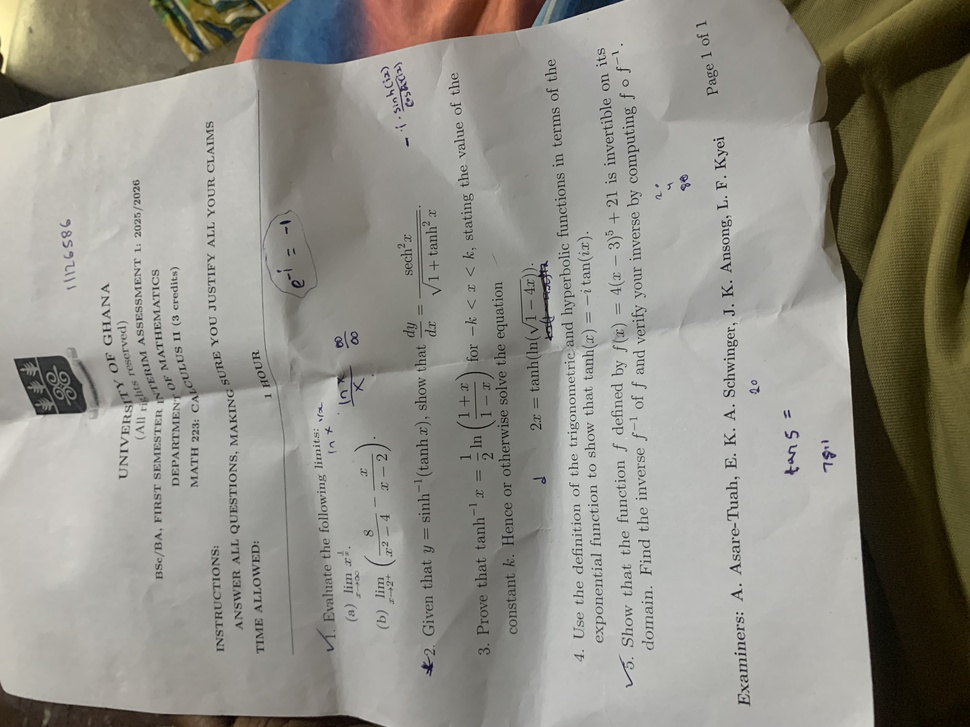
#> input picture images/IA1.jpeg, 970 x 727 px, shrunk from 4032 x 3024 before the run; its folder holds only this picture in this run
$ jupyter execute HISTOGRAM_PROCESING.ipynb
#> lines starting #> are read from the running program, lines starting #| are printed output that depends on the picture
# Histogram Processing in Image Processing

This notebook is a complete, practical guide to histogram processing.
You will learn what histograms are, how to compute and interpret them,
and how to use them to improve image quality.

## What you will learn
1. Histogram basics (grayscale and color)
2. Normalized histogram and CDF
3. Intensity transforms (brightness, contrast, gamma)
4. Contrast stretching
5. Global histogram equalization
6. Adaptive histogram equalization (simple CLAHE idea)
7. Histogram matching (specification)
8. Otsu thresholding from histogram
9. 2D color histograms
10. A practical enhancement workflow

All code is written step by step with explanations.

## How to use this notebook

- Run cells from top to bottom.
- If you have images in `images/`, the notebook will use them.
- If no image is found, synthetic demo images will be generated automatically.
- Read the markdown before each code block, then run and inspect the plots.

[cell 1]
from pathlib import Path #this will help us to read the image from the path and also to save the processed image in the same path with a different name
import numpy as np #this will help us to perform mathematical operations on the image and also to create histograms
import matplotlib.pyplot as plt #this will help us to visualize the histograms and also to display the images
from PIL import Image #this will help us to read the image and also to save the processed image
from matplotlib.colors import rgb_to_hsv, hsv_to_rgb
#this will help us to convert the image from RGB to HSV and also from HSV to RGB

plt.style.use("seaborn-v0_8-whitegrid")
#this will help us to set the style of the plots to seaborn whitegrid
np.random.seed(7)#this will help us to set the random seed to 7 for reproducibility

[cell 2]
PROJECT_ROOT = Path.cwd() #this will help us to set the project root directory to the current working directory
IMAGE_DIR = PROJECT_ROOT / "images" #this will help us to set the image directory to the "images" folder in the project root directory
SUPPORTED_EXTS = {".png", ".jpg", ".jpeg", ".bmp", ".tif", ".tiff"}#this will help us to define the supported image file extensions

def list_image_files(image_dir=IMAGE_DIR):#this function will help us to list all the image files in the given image directory and also to filter out the files that are not images based on the supported file extensions
    if not image_dir.exists():
        return []
    return sorted(
        [p for p in image_dir.iterdir() if p.is_file() and p.suffix.lower() in SUPPORTED_EXTS]
    )

def load_rgb(path):
    return np.array(Image.open(path).convert("RGB"))
#> returned value is the input picture: shape (727, 970, 3); mean R, G, B 145.2, 142.9, 134.3

def rgb_to_gray(rgb):
    r = rgb[..., 0].astype(np.float32)
    g = rgb[..., 1].astype(np.float32)
    b = rgb[..., 2].astype(np.float32)
    gray = 0.299 * r + 0.587 * g + 0.114 * b
    return np.clip(gray, 0, 255).astype(np.uint8)
#> returned value: shape (727, 970)

def compute_histogram(gray):
    return np.bincount(gray.ravel(), minlength=256)

def normalized_histogram(gray):
    hist = compute_histogram(gray).astype(np.float64)
    return hist / hist.sum()

# [5 lines left out: function cdf_from_hist, not called in this run]

def show_image(img, title="", cmap=None, vmin=None, vmax=None):
    plt.figure(figsize=(6, 4))
    plt.imshow(img, cmap=cmap, vmin=vmin, vmax=vmax)
    plt.title(title)
    plt.axis("off")
    plt.tight_layout()
    plt.show()

def show_gray_with_hist(gray, title=""):
#> called with title = 'Sample Grayscale + Histogram'
    hist = compute_histogram(gray)
#> hist = 256 values, max 15547 at index 186, min 0 at index 0, mean 2754.6
    fig, ax = plt.subplots(1, 2, figsize=(12, 4))
    ax[0].imshow(gray, cmap="gray", vmin=0, vmax=255)
    ax[0].set_title(title if title else "Grayscale image")
    ax[0].axis("off")

    ax[1].plot(hist, color="black", linewidth=1.8)
    ax[1].set_title("Histogram")
    ax[1].set_xlabel("Intensity (0-255)")
    ax[1].set_ylabel("Pixel count")
    ax[1].set_xlim(0, 255)

    plt.tight_layout()
    plt.show()

## Load a sample image

This cell picks an image from `images/`. If no image exists, it builds a synthetic image so all later cells still work.

[cell 3]
image_files = list_image_files()

if image_files:
    sample_path = image_files[0]
    sample_rgb = load_rgb(sample_path)
    sample_gray = rgb_to_gray(sample_rgb)
    print(f"Using image: {sample_path}")
else:
    sample_path = None
    # Synthetic fallback image: horizontal gradient with a bright square
    g = np.tile(np.arange(256, dtype=np.uint8), (256, 1))
    synthetic = g.copy()
    synthetic[80:176, 80:176] = 220
    sample_gray = synthetic
    sample_rgb = np.dstack([sample_gray] * 3)
    print("No image file found in ./images. Using synthetic image.")

show_image(sample_rgb, "Sample RGB Image")
show_gray_with_hist(sample_gray, "Sample Grayscale + Histogram")

## 1) Histogram Basics

A grayscale histogram is a frequency count of intensity values:
- `x` axis: intensity level (0 = black, 255 = white)
- `y` axis: number of pixels at that level

How to read shape quickly:
- Left-heavy histogram: dark image
- Right-heavy histogram: bright image
- Narrow center peak: low contrast
- Wide spread: high contrast
- Two major peaks: bimodal intensity distribution

[cell 4]
gradient = np.tile(np.arange(256, dtype=np.uint8), (120, 1))
dark = np.clip(gradient.astype(np.int16) - 60, 0, 255).astype(np.uint8)
bright = np.clip(gradient.astype(np.int16) + 60, 0, 255).astype(np.uint8)
low_contrast = np.clip((gradient.astype(np.float32) - 128) * 0.45 + 128, 0, 255).astype(np.uint8)
bimodal = np.zeros((120, 256), dtype=np.uint8)
bimodal[:, :128] = 45
bimodal[:, 128:] = 205

examples = [
    ("Gradient (uniform spread)", gradient),
    ("Dark image", dark),
    ("Bright image", bright),
    ("Low contrast image", low_contrast),
    ("Bimodal image", bimodal),
]

fig, axes = plt.subplots(len(examples), 2, figsize=(12, 16))
for i, (name, img) in enumerate(examples):
    hist = compute_histogram(img)
    axes[i, 0].imshow(img, cmap="gray", vmin=0, vmax=255)
    axes[i, 0].set_title(name)
    axes[i, 0].axis("off")

    axes[i, 1].plot(hist, color="black")
    axes[i, 1].set_xlim(0, 255)
    axes[i, 1].set_title(f"{name} Histogram")
    axes[i, 1].set_xlabel("Intensity")
    axes[i, 1].set_ylabel("Count")

plt.tight_layout()
plt.show()

## 2) Compute Histogram Manually

A histogram is simple counting.
This helps you understand that every advanced method starts with a basic count of pixel values.

[cell 5]
def histogram_manual(gray):
    hist = np.zeros(256, dtype=np.int64)
    flat = gray.ravel()
    for value in flat:
        hist[int(value)] += 1
#> this loop made 705190 passes
#> value on passes 1 to 3: 230, 229, 229
    return hist

manual_hist = histogram_manual(sample_gray)
#> manual_hist has the same summary as hist in show_gray_with_hist
fast_hist = compute_histogram(sample_gray)
#> fast_hist has the same summary as hist in show_gray_with_hist

print("Manual and np.bincount are equal:", np.array_equal(manual_hist, fast_hist))
#| Manual and np.bincount are equal: True
print("Total pixels:", sample_gray.size)
#| Total pixels: 705190
print("Histogram sum:", fast_hist.sum())
#| Histogram sum: 705190

plt.figure(figsize=(10, 4))
plt.plot(fast_hist, label="np.bincount", linewidth=2)
plt.plot(manual_hist, "--", label="manual", linewidth=1)
plt.xlim(0, 255)
plt.xlabel("Intensity")
plt.ylabel("Count")
plt.title("Manual vs Vectorized Histogram")
plt.legend()
plt.tight_layout()
plt.show()

## 3) Normalized Histogram (PDF) and CDF

- **PDF** (probability density function): histogram divided by total pixel count.
- **CDF** (cumulative distribution function): running sum of the PDF.

CDF is central to equalization and histogram matching.

[cell 6]
hist = compute_histogram(sample_gray).astype(np.float64)
pdf = hist / hist.sum()
#> pdf = 256 values, max 0.022 at index 186, min 0 at index 0, mean 0.00391
cdf = np.cumsum(pdf)
#> cdf = 256 values from 0 to 1

fig, ax = plt.subplots(1, 2, figsize=(12, 4))
ax[0].plot(pdf, color="tab:blue")
ax[0].set_title("Normalized Histogram (PDF)")
ax[0].set_xlabel("Intensity")
ax[0].set_ylabel("Probability")
ax[0].set_xlim(0, 255)

ax[1].plot(cdf, color="tab:green")
ax[1].set_title("Cumulative Distribution Function (CDF)")
ax[1].set_xlabel("Intensity")
ax[1].set_ylabel("Cumulative probability")
ax[1].set_xlim(0, 255)
ax[1].set_ylim(0, 1.01)

plt.tight_layout()
plt.show()

print(f"CDF first value: {cdf[0]:.4f}")
#| CDF first value: 0.0000
print(f"CDF last value : {cdf[-1]:.4f} (should be 1.0)")
#| CDF last value : 1.0000 (should be 1.0)

## 4) Intensity Transforms

Histogram shape changes when you transform pixel intensities.
Common transforms:
- Brightness shift
- Contrast scaling
- Gamma correction (non-linear)

[cell 7]
def adjust_brightness(gray, delta):
#> called with delta = 35
    return np.clip(gray.astype(np.int16) + delta, 0, 255).astype(np.uint8)

def adjust_contrast(gray, factor, midpoint=128):
#> called with factor = 1.5, midpoint = 128
    transformed = (gray.astype(np.float32) - midpoint) * factor + midpoint
    return np.clip(transformed, 0, 255).astype(np.uint8)

def gamma_correction(gray, gamma):
#> called with gamma = 0.6
    x = gray.astype(np.float32) / 255.0
    y = np.power(x, gamma)
    return np.clip(y * 255.0, 0, 255).astype(np.uint8)

brighter = adjust_brightness(sample_gray, 35)
higher_contrast = adjust_contrast(sample_gray, 1.5)
gamma_light = gamma_correction(sample_gray, 0.6)
gamma_dark = gamma_correction(sample_gray, 1.8)
#> call 2 of gamma_correction, with gamma = 1.8
#> in gamma_correction (call 2), `y = np.power(x, gamma)`:
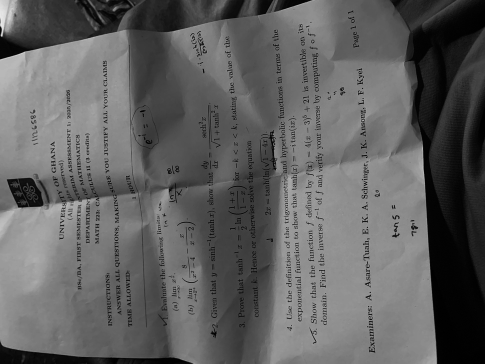
#> y: shape (727, 970) float32 (shown at 1/2 size); min 4.66e-05, max 0.937, mean 0.38

variants = [
    ("Original", sample_gray),
    ("Brightness +35", brighter),
    ("Contrast x1.5", higher_contrast),
    ("Gamma 0.6 (lighter mid-tones)", gamma_light),
    ("Gamma 1.8 (darker mid-tones)", gamma_dark),
]

fig, axes = plt.subplots(len(variants), 2, figsize=(12, 15))
for i, (name, img) in enumerate(variants):
    axes[i, 0].imshow(img, cmap="gray", vmin=0, vmax=255)
    axes[i, 0].set_title(name)
    axes[i, 0].axis("off")

    axes[i, 1].plot(compute_histogram(img), color="black")
    axes[i, 1].set_xlim(0, 255)
    axes[i, 1].set_title(f"{name} Histogram")
    axes[i, 1].set_xlabel("Intensity")
    axes[i, 1].set_ylabel("Count")
#> this loop made 5 passes
#> name on passes 1 to 5: 'Original', 'Brightness +35', 'Contrast x1.5', 'Gamma 0.6 (lighter mid-tones)', 'Gamma 1.8 (darker mid-tones)'

plt.tight_layout()
plt.show()
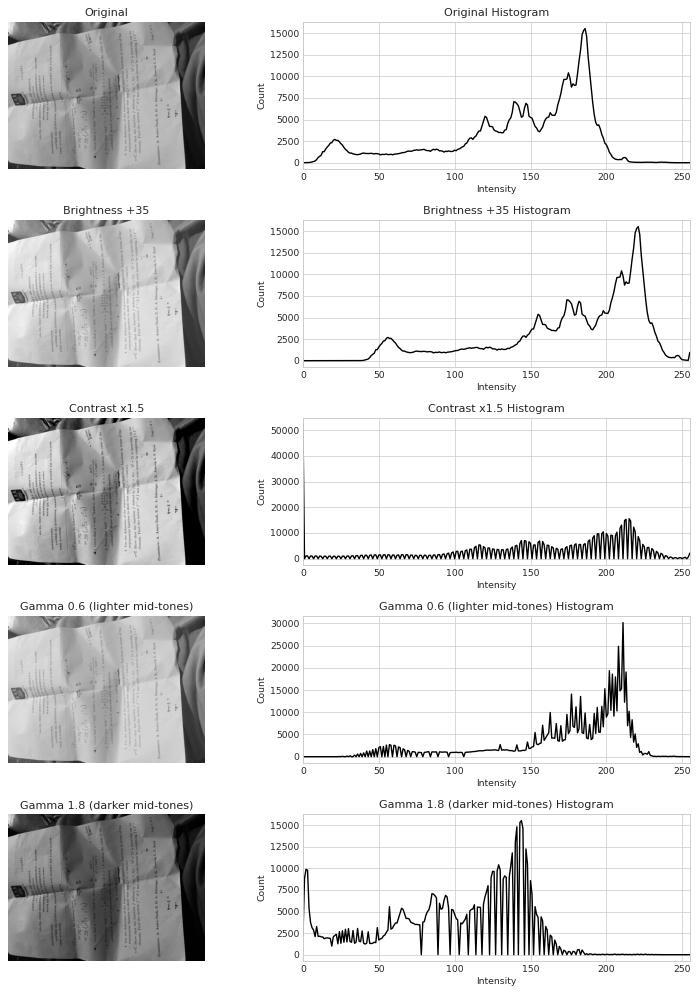
#> figure drawn by matplotlib, 10 panels; panel 2: curve peaks at x = 186, y = 15547; panel 4: curve peaks at x = 221, y = 15547; panel 6: curve peaks at x = 0, y = 52139; panel 8: curve peaks at x = 211, y = 30203

## 5) Contrast Stretching

Contrast stretching expands a narrow intensity range to use a wider output range.

Two common variants:
1. **Min-Max stretch**: uses global min and max
2. **Percentile stretch**: ignores outliers (more robust)

[cell 8]
def contrast_stretch_minmax(gray):
    g = gray.astype(np.float32)
    g_min = g.min()
#> g_min = 1
    g_max = g.max()
#> g_max = 246
    if g_max == g_min:
        return np.zeros_like(gray)
    stretched = (g - g_min) * (255.0 / (g_max - g_min))
    return np.clip(stretched, 0, 255).astype(np.uint8)

def contrast_stretch_percentile(gray, p_low=2, p_high=98):
#> called with p_low = 2, p_high = 98
    g = gray.astype(np.float32)
    low = np.percentile(g, p_low)
#> low = 19
    high = np.percentile(g, p_high)
#> high = 199
    if high <= low:
        return gray.copy()
    stretched = (g - low) * (255.0 / (high - low))
    return np.clip(stretched, 0, 255).astype(np.uint8)
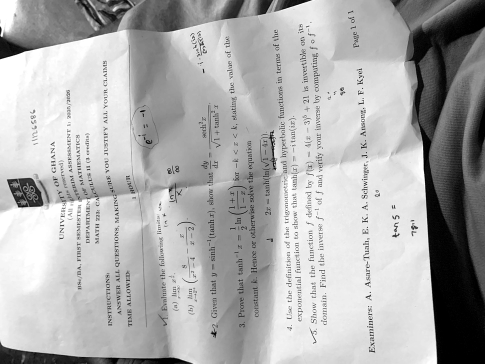
#> returned value: shape (727, 970) (shown at 1/2 size); min 0, max 255, mean 174

stretched_minmax = contrast_stretch_minmax(sample_gray)
stretched_pct = contrast_stretch_percentile(sample_gray, 2, 98)

fig, axes = plt.subplots(3, 2, figsize=(12, 10))
for i, (name, img) in enumerate([
    ("Original", sample_gray),
    ("Min-Max Stretch", stretched_minmax),
    ("Percentile Stretch (2 to 98)", stretched_pct),
]):
    axes[i, 0].imshow(img, cmap="gray", vmin=0, vmax=255)
    axes[i, 0].set_title(name)
    axes[i, 0].axis("off")

    axes[i, 1].plot(compute_histogram(img), color="black")
    axes[i, 1].set_xlim(0, 255)
    axes[i, 1].set_title(f"{name} Histogram")
    axes[i, 1].set_xlabel("Intensity")
    axes[i, 1].set_ylabel("Count")
#> this loop made 3 passes
#> name on passes 1 to 3: 'Original', 'Min-Max Stretch', 'Percentile Stretch (2 to 98)'

plt.tight_layout()
plt.show()
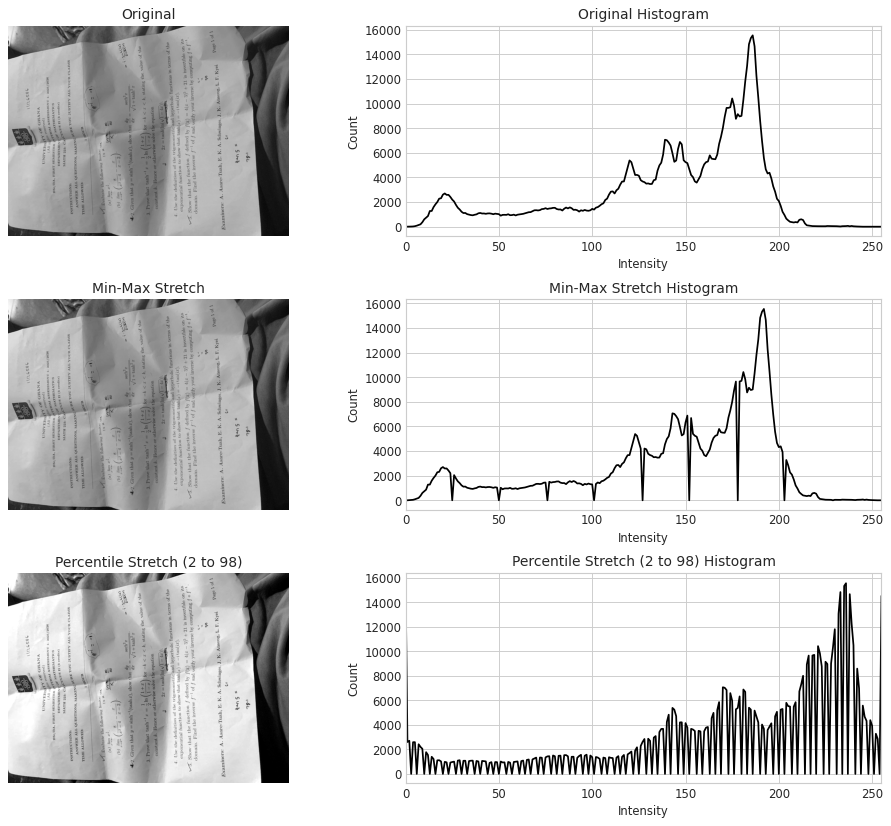
#> figure drawn by matplotlib, 6 panels; panel 2: curve peaks at x = 186, y = 15547; panel 4: curve peaks at x = 192, y = 15547; panel 6: curve peaks at x = 0, y = 15602

## 6) Global Histogram Equalization

Idea: remap intensities using the CDF so the output uses more of the available range.

Typical effect:
- Better global contrast
- May over-enhance noise or wash out local details in some images

[cell 9]
def histogram_equalization(gray):
    hist = compute_histogram(gray).astype(np.float64)
    cdf = np.cumsum(hist)
#> cdf = 256 values from 0 to 705190

    nonzero = np.nonzero(hist)[0]
#> nonzero = 245 values from 1 to 246
    if len(nonzero) == 0:
        return gray.copy(), np.arange(256, dtype=np.uint8)

    cdf_min = cdf[nonzero[0]]
#> cdf_min = 1
    total = cdf[-1]
#> total = 705190
    lut = np.round((cdf - cdf_min) / (total - cdf_min + 1e-12) * 255.0)
#> lut = 256 values from 0 to 255
    lut = np.clip(lut, 0, 255).astype(np.uint8)

    equalized = lut[gray]
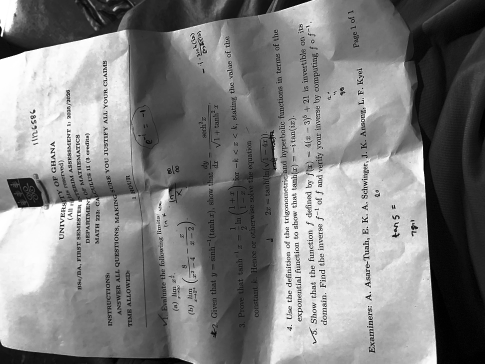
#> equalized: shape (727, 970) (shown at 1/2 size); min 0, max 255, mean 128.7
    return equalized, lut

equalized, lut_eq = histogram_equalization(sample_gray)
#> lut_eq = 256 values from 0 to 255

fig, axes = plt.subplots(2, 2, figsize=(12, 8))
axes[0, 0].imshow(sample_gray, cmap="gray", vmin=0, vmax=255)
axes[0, 0].set_title("Original")
axes[0, 0].axis("off")

axes[0, 1].plot(compute_histogram(sample_gray), color="black")
axes[0, 1].set_title("Original Histogram")
axes[0, 1].set_xlim(0, 255)
axes[0, 1].set_xlabel("Intensity")
axes[0, 1].set_ylabel("Count")

axes[1, 0].imshow(equalized, cmap="gray", vmin=0, vmax=255)
axes[1, 0].set_title("Equalized")
axes[1, 0].axis("off")

axes[1, 1].plot(compute_histogram(equalized), color="black")
axes[1, 1].set_title("Equalized Histogram")
axes[1, 1].set_xlim(0, 255)
axes[1, 1].set_xlabel("Intensity")
axes[1, 1].set_ylabel("Count")

plt.tight_layout()
plt.show()

plt.figure(figsize=(8, 4))
plt.plot(lut_eq, color="tab:orange")
plt.title("Equalization Mapping Function (LUT)")
plt.xlabel("Input intensity")
plt.ylabel("Output intensity")
plt.xlim(0, 255)
plt.ylim(0, 255)
plt.tight_layout()
plt.show()
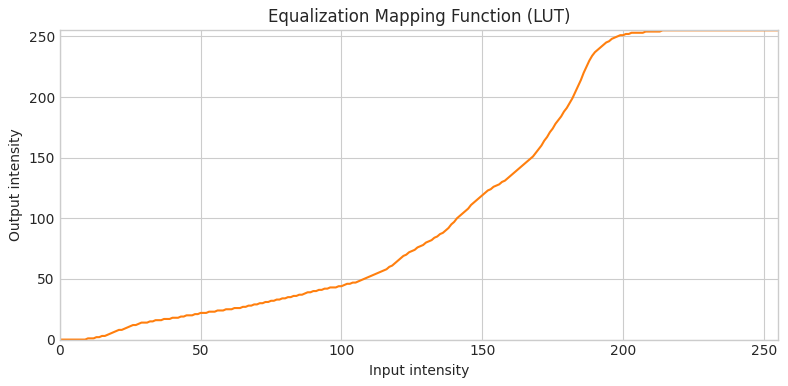
#> figure drawn by matplotlib, 1 panel; curve peaks at x = 214, y = 255
#> (the rest of the program and of its run is left out)
